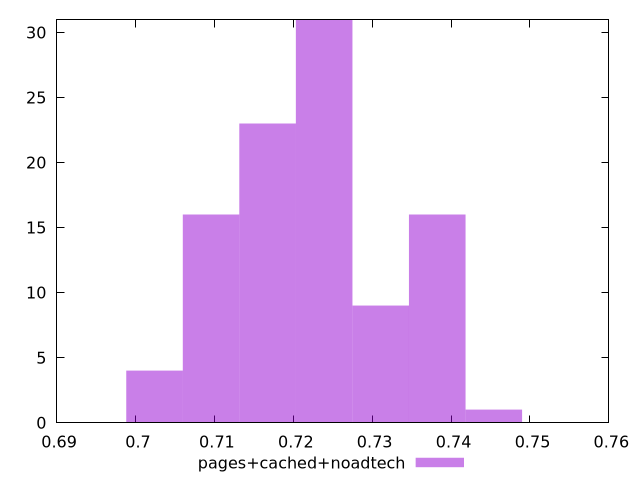

The script that saved this image:
$_pagesCachedNoadtech <<EOF
0.7239121396906045 31
0.738247033545864 16
0.7310795866182342 9
0.7167446927629747 23
0.709577245835345 16
0.7024097989077153 4
0.7454144804734937 1
EOF
set key outside below
set terminal pngcairo
set output "report_00004_2020-11-02T20-21-41.718Z/performance_score/pages+cached+noadtech//hist.png"
set yrange [0:31]
set boxwidth 0.007167446927629747
set style fill transparent solid 0.5 noborder
plot $_pagesCachedNoadtech title "pages+cached+noadtech" with boxes ,
